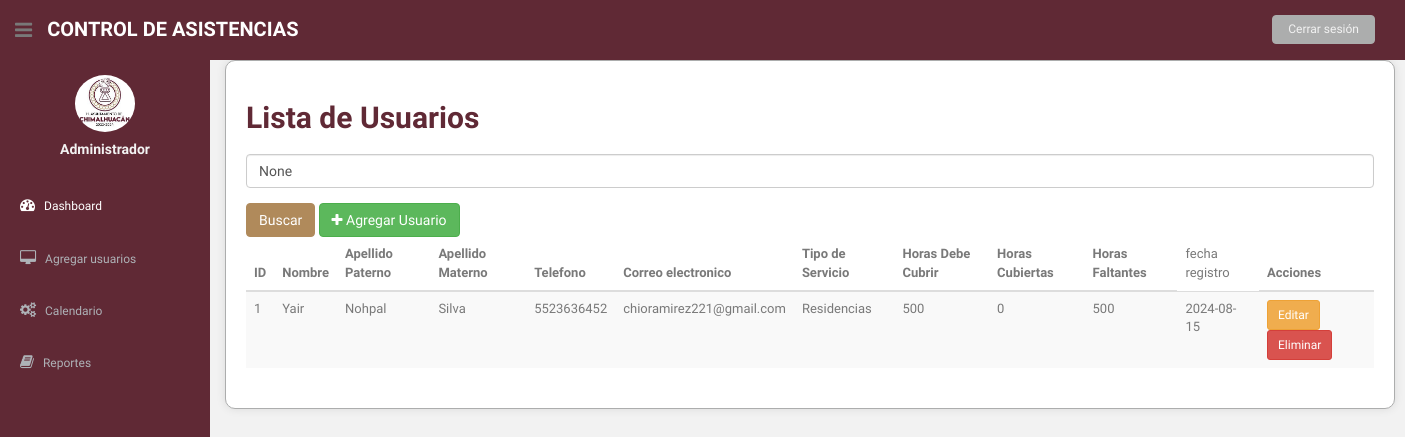
Page /lista_usuarios/ (signed in) on the earlier database version.
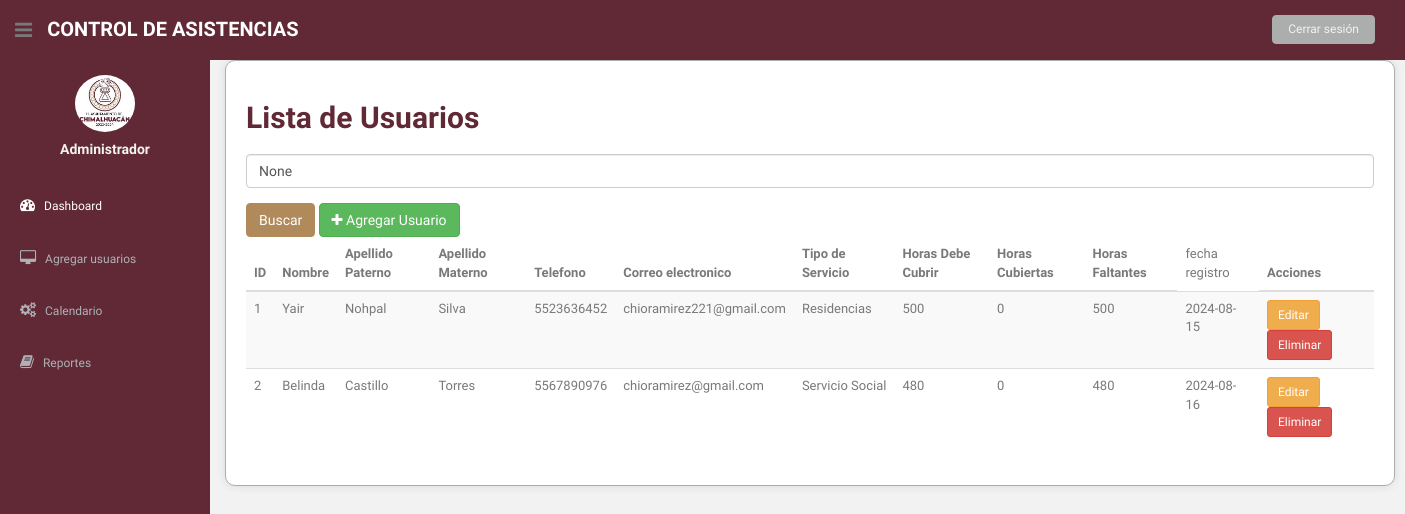
Same page on the later database version.
### asistencia/models.py (models this page shows, shortened)
class Usuario(models.Model):
    nombre = models.CharField(max_length=100)
    apellido_paterno = models.CharField(max_length=100)
    apellido_materno = models.CharField(max_length=100)
    telefono = models.CharField(max_length=10)
    correo_electronico = models.EmailField(unique=True)
    fecha_registro = models.DateField(auto_now_add=True)
    user = models.OneToOneField(User, on_delete=models.CASCADE, null=True, blank=True)
    OPCIONES_SERVICIO = [
        ('SS', 'Servicio Social'),
        ('R', 'Residencias'),
    ]
    tipo_servicio = models.CharField(max_length=2, choices=OPCIONES_SERVICIO)
    horas_realizadas = models.IntegerField(default=0)  # Se actualizará según las horas realizadas
    horas_requeridas = models.IntegerField()  # Horas requeridas para el servicio

### asistencia/views.py (the view)
# urls.py: path('lista_usuarios/', views.lista_usuarios, name='lista_usuarios'),
@login_required
def lista_usuarios(request):
    usuarios = Usuario.objects.all()
    query = request.GET.get('q')
    if query:
        usuarios = usuarios.filter(nombre__icontains=query)
    for usuario in usuarios:
        try:
            horas_realizadas = 0
            asistencias = Asistencia.objects.filter(usuario=usuario, fecha_salida__isnull=False)
            for asistencia in asistencias:
                if asistencia.fecha_salida and asistencia.fecha_entrada:
                    delta = asistencia.fecha_salida - asistencia.fecha_entrada
                    horas_realizadas += delta.total_seconds() / 3600
            usuario.horas_realizadas = horas_realizadas
            usuario.horas_faltantes = usuario.horas_requeridas - horas_realizadas
        except Exception as e:
            print(f"Error al calcular horas para {usuario}: {e}")
            usuario.horas_realizadas = 0
            usuario.horas_faltantes = usuario.horas_requeridas
    return render(request, 'lista_usuarios.html', {'usuarios': usuarios, 'query': query})

### asistencia/templates/lista_usuarios.html (shortened to what this page needs)
{% load static %}
<!DOCTYPE html>
<html lang="en">
<head>
  <link href="{% static 'css/bootstrap.css' %}" rel="stylesheet">
  <link href="{% static 'font-awesome/css/font-awesome.css' %}" rel="stylesheet" />
  <link rel="stylesheet" type="text/css" href="{% static 'css/zabuto_calendar.css' %}">
  <link rel="stylesheet" type="text/css" href="{% static 'js/gritter/css/jquery.gritter.css' %}" />
  <link rel="stylesheet" type="text/css" href="{% static 'lineicons/style.css' %}">
  <link href="{% static 'css/style.css' %}" rel="stylesheet">
  <link href="{% static 'css/style-responsive.css' %}" rel="stylesheet">
</head>
<body>
  <section id="container">
    {% include 'general/menu.html' %}
    <section id="main-content">
      <section class="wrapper">
        <div class="container">
          <h2>Lista de Usuarios</h2>
          <form method="get" action="{% url 'lista_usuarios' %}">
            <div class="form-group">
              <input type="text" name="q" class="form-control" placeholder="Buscar por nombre" value="{{ query }}">
            </div>
            <button type="submit" class="btn btn-primary">Buscar</button>
            <a href="{% url 'agregar_usuario' %}" class="btn btn-success"><i class="fa fa-plus"></i> Agregar Usuario</a>
          </form>
          <div class="table-responsive">
            <table class="table table-striped">
              <thead>
                <tr>
                  <th>ID</th>
                  <th>Nombre</th>
                  <th>Apellido Paterno</th>
                  <th>Apellido Materno</th>
                  <th>Telefono</th>
                  <th>Correo electronico</th>
                  <th>Tipo de Servicio</th>
                  <th>Horas Debe Cubrir</th>
                  <th>Horas Cubiertas</th>
                  <th>Horas Faltantes</th>
                  <td>fecha registro</td>
                  <th>Acciones</th>
                </tr>
              </thead>
              <tbody>
                {% for usuario in usuarios %}
                <tr>
                  <td>{{ usuario.id }}</td>
                  <td>{{ usuario.nombre }}</td>
                  <td>{{ usuario.apellido_paterno }}</td>
                  <td>{{ usuario.apellido_materno }}</td>
                  <td>{{ usuario.telefono }}</td>
                  <td>{{ usuario.correo_electronico }}</td>
                  <td>{{ usuario.get_tipo_servicio_display }}</td>
                  <td>{{ usuario.horas_requeridas }}</td>
                  <td>{{ usuario.horas_realizadas }}</td>
                  <td>{{ usuario.horas_faltantes }}</td>
                  <td>{{ usuario.fecha_registro }}</td>
                  <td>
                    <a href="{% url 'editar_usuario' usuario.pk %}" class="btn btn-warning btn-sm">Editar</a>
                    <a href="{% url 'eliminar_usuario' usuario.pk %}" class="btn btn-danger btn-sm">Eliminar</a>
                  </td>
                </tr>
                {% endfor %}
              </tbody>
            </table>
          </div>
        </div>
      </section>
    </section>
  </section>
</body>
</html>

Differences in the rows shown:
added Usuario: id "2", nombre "Belinda", apellido_paterno "Castillo", apellido_materno "Torres", telefono "5567890976", correo_electronico "chioramirez@gmail.com", tipo_servicio "Servicio Social", horas_requeridas "480", horas_realizadas "0", horas_faltantes "480", fecha_registro "2024-08-16"
